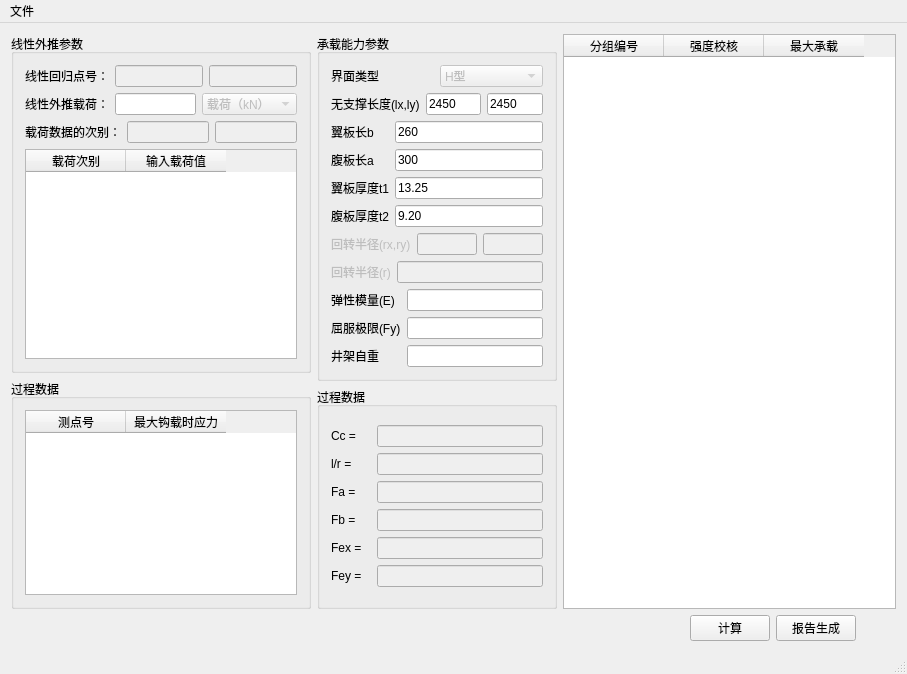
<?xml version="1.0" encoding="UTF-8"?>
<ui version="4.0">
 <class>SDerrickLoadCapacityMainWin</class>
 <widget class="QMainWindow" name="SDerrickLoadCapacityMainWin">
  <property name="geometry">
   <rect>
    <x>0</x>
    <y>0</y>
    <width>907</width>
    <height>674</height>
   </rect>
  </property>
  <property name="windowTitle">
   <string>承载能力分析系统</string>
  </property>
  <widget class="QWidget" name="centralWidget">
   <layout class="QVBoxLayout" name="verticalLayout_7">
    <item>
     <layout class="QHBoxLayout" name="horizontalLayout_8">
      <item>
       <layout class="QVBoxLayout" name="verticalLayout_3">
        <item>
         <widget class="QGroupBox" name="groupBox">
          <property name="maximumSize">
           <size>
            <width>300</width>
            <height>16777215</height>
           </size>
          </property>
          <property name="title">
           <string>线性外推参数</string>
          </property>
          <layout class="QVBoxLayout" name="verticalLayout">
           <item>
            <layout class="QHBoxLayout" name="horizontalLayout">
             <item>
              <widget class="QLabel" name="label">
               <property name="text">
                <string>线性回归点号：</string>
               </property>
              </widget>
             </item>
             <item>
              <widget class="QLineEdit" name="wChannelStartEdit">
               <property name="enabled">
                <bool>false</bool>
               </property>
              </widget>
             </item>
             <item>
              <widget class="QLineEdit" name="wChannelEndEdit">
               <property name="enabled">
                <bool>false</bool>
               </property>
              </widget>
             </item>
            </layout>
           </item>
           <item>
            <layout class="QHBoxLayout" name="horizontalLayout_2">
             <item>
              <widget class="QLabel" name="label_2">
               <property name="text">
                <string>线性外推载荷：</string>
               </property>
              </widget>
             </item>
             <item>
              <widget class="QLineEdit" name="wMaxLoadCapacityEdit"/>
             </item>
             <item>
              <widget class="QComboBox" name="comboBox">
               <property name="enabled">
                <bool>false</bool>
               </property>
               <item>
                <property name="text">
                 <string>载荷（kN）</string>
                </property>
               </item>
               <item>
                <property name="text">
                 <string>压力（MPa）</string>
                </property>
               </item>
              </widget>
             </item>
            </layout>
           </item>
           <item>
            <layout class="QHBoxLayout" name="horizontalLayout_3">
             <item>
              <widget class="QLabel" name="label_3">
               <property name="text">
                <string>载荷数据的次别：</string>
               </property>
              </widget>
             </item>
             <item>
              <widget class="QLineEdit" name="wLoadCapacityIndexStartEdit">
               <property name="enabled">
                <bool>false</bool>
               </property>
              </widget>
             </item>
             <item>
              <widget class="QLineEdit" name="wLoadCapacityIndexEndEdit">
               <property name="enabled">
                <bool>false</bool>
               </property>
              </widget>
             </item>
            </layout>
           </item>
           <item>
            <widget class="QTableWidget" name="tableWidgetLoadVal">
             <property name="minimumSize">
              <size>
               <width>0</width>
               <height>210</height>
              </size>
             </property>
             <column>
              <property name="text">
               <string>载荷次别</string>
              </property>
             </column>
             <column>
              <property name="text">
               <string>输入载荷值</string>
              </property>
             </column>
            </widget>
           </item>
          </layout>
         </widget>
        </item>
        <item>
         <widget class="QGroupBox" name="wMaxLoadStressGroupBox">
          <property name="maximumSize">
           <size>
            <width>300</width>
            <height>16777215</height>
           </size>
          </property>
          <property name="title">
           <string>过程数据</string>
          </property>
          <layout class="QVBoxLayout" name="verticalLayout_2">
           <item>
            <widget class="QTableWidget" name="tableWidgetMaxLoadStress">
             <column>
              <property name="text">
               <string>测点号</string>
              </property>
             </column>
             <column>
              <property name="text">
               <string>最大钩载时应力</string>
              </property>
             </column>
            </widget>
           </item>
          </layout>
         </widget>
        </item>
       </layout>
      </item>
      <item>
       <layout class="QVBoxLayout" name="verticalLayout_6">
        <property name="spacing">
         <number>6</number>
        </property>
        <property name="sizeConstraint">
         <enum>QLayout::SetFixedSize</enum>
        </property>
        <item>
         <widget class="QGroupBox" name="groupBox_2">
          <property name="maximumSize">
           <size>
            <width>240</width>
            <height>16777215</height>
           </size>
          </property>
          <property name="title">
           <string>承载能力参数</string>
          </property>
          <layout class="QVBoxLayout" name="verticalLayout_4">
           <item>
            <layout class="QHBoxLayout" name="horizontalLayout_4">
             <item>
              <widget class="QLabel" name="label_4">
               <property name="text">
                <string>界面类型</string>
               </property>
              </widget>
             </item>
             <item>
              <widget class="QComboBox" name="comboBox_2">
               <property name="enabled">
                <bool>false</bool>
               </property>
               <item>
                <property name="text">
                 <string>H型</string>
                </property>
               </item>
              </widget>
             </item>
            </layout>
           </item>
           <item>
            <layout class="QHBoxLayout" name="horizontalLayout_5">
             <item>
              <widget class="QLabel" name="label_5">
               <property name="text">
                <string>无支撑长度(lx,ly)</string>
               </property>
              </widget>
             </item>
             <item>
              <widget class="QLineEdit" name="wlxEdit">
               <property name="text">
                <string>2450</string>
               </property>
              </widget>
             </item>
             <item>
              <widget class="QLineEdit" name="wlyEdit">
               <property name="text">
                <string>2450</string>
               </property>
              </widget>
             </item>
            </layout>
           </item>
           <item>
            <layout class="QGridLayout" name="gridLayout">
             <item row="0" column="0">
              <widget class="QLabel" name="label_10">
               <property name="text">
                <string>翼板长b</string>
               </property>
              </widget>
             </item>
             <item row="0" column="1">
              <widget class="QLineEdit" name="wWingbEdit">
               <property name="text">
                <string>260</string>
               </property>
              </widget>
             </item>
             <item row="1" column="0">
              <widget class="QLabel" name="label_11">
               <property name="text">
                <string>腹板长a</string>
               </property>
              </widget>
             </item>
             <item row="1" column="1">
              <widget class="QLineEdit" name="wBodyaEdit">
               <property name="text">
                <string>300</string>
               </property>
              </widget>
             </item>
             <item row="2" column="0">
              <widget class="QLabel" name="label_12">
               <property name="text">
                <string>翼板厚度t1</string>
               </property>
              </widget>
             </item>
             <item row="2" column="1">
              <widget class="QLineEdit" name="wWingt1Edit">
               <property name="text">
                <string>13.25</string>
               </property>
              </widget>
             </item>
             <item row="3" column="0">
              <widget class="QLabel" name="label_13">
               <property name="text">
                <string>腹板厚度t2</string>
               </property>
              </widget>
             </item>
             <item row="3" column="1">
              <widget class="QLineEdit" name="wBodyt2Edit">
               <property name="text">
                <string>9.20</string>
               </property>
              </widget>
             </item>
            </layout>
           </item>
           <item>
            <layout class="QHBoxLayout" name="horizontalLayout_6">
             <item>
              <widget class="QLabel" name="label_6">
               <property name="enabled">
                <bool>false</bool>
               </property>
               <property name="text">
                <string>回转半径(rx,ry)</string>
               </property>
              </widget>
             </item>
             <item>
              <widget class="QLineEdit" name="wrxEdit">
               <property name="enabled">
                <bool>false</bool>
               </property>
              </widget>
             </item>
             <item>
              <widget class="QLineEdit" name="wryEdit">
               <property name="enabled">
                <bool>false</bool>
               </property>
              </widget>
             </item>
            </layout>
           </item>
           <item>
            <layout class="QHBoxLayout" name="horizontalLayout_7">
             <item>
              <widget class="QLabel" name="label_7">
               <property name="enabled">
                <bool>false</bool>
               </property>
               <property name="text">
                <string>回转半径(r)</string>
               </property>
              </widget>
             </item>
             <item>
              <widget class="QLineEdit" name="wrEdit">
               <property name="enabled">
                <bool>false</bool>
               </property>
              </widget>
             </item>
            </layout>
           </item>
           <item>
            <layout class="QGridLayout" name="gridLayout_2">
             <item row="0" column="0">
              <widget class="QLabel" name="label_8">
               <property name="text">
                <string>弹性模量(E)</string>
               </property>
              </widget>
             </item>
             <item row="0" column="1">
              <widget class="QLineEdit" name="wEedit"/>
             </item>
             <item row="1" column="0">
              <widget class="QLabel" name="label_9">
               <property name="text">
                <string>屈服极限(Fy)</string>
               </property>
              </widget>
             </item>
             <item row="1" column="1">
              <widget class="QLineEdit" name="wFyEdit"/>
             </item>
             <item row="2" column="0">
              <widget class="QLabel" name="label_14">
               <property name="text">
                <string>井架自重</string>
               </property>
              </widget>
             </item>
             <item row="2" column="1">
              <widget class="QLineEdit" name="wDerrickWeightEdit"/>
             </item>
            </layout>
           </item>
          </layout>
         </widget>
        </item>
        <item>
         <widget class="QGroupBox" name="groupBox_3">
          <property name="maximumSize">
           <size>
            <width>240</width>
            <height>16777215</height>
           </size>
          </property>
          <property name="title">
           <string>过程数据</string>
          </property>
          <layout class="QVBoxLayout" name="verticalLayout_5">
           <item>
            <layout class="QGridLayout" name="gridLayout_3">
             <item row="0" column="0">
              <widget class="QLabel" name="label_15">
               <property name="maximumSize">
                <size>
                 <width>40</width>
                 <height>16777215</height>
                </size>
               </property>
               <property name="text">
                <string>Cc =</string>
               </property>
              </widget>
             </item>
             <item row="5" column="0">
              <widget class="QLabel" name="label_19">
               <property name="text">
                <string>Fex =</string>
               </property>
              </widget>
             </item>
             <item row="0" column="1" colspan="2">
              <widget class="QLineEdit" name="wCcEdit">
               <property name="enabled">
                <bool>false</bool>
               </property>
              </widget>
             </item>
             <item row="4" column="1" colspan="2">
              <widget class="QLineEdit" name="wFbEdit">
               <property name="enabled">
                <bool>false</bool>
               </property>
              </widget>
             </item>
             <item row="4" column="0">
              <widget class="QLabel" name="label_18">
               <property name="text">
                <string>Fb =</string>
               </property>
              </widget>
             </item>
             <item row="7" column="1" colspan="2">
              <widget class="QLineEdit" name="wFeyEdit">
               <property name="enabled">
                <bool>false</bool>
               </property>
              </widget>
             </item>
             <item row="7" column="0">
              <widget class="QLabel" name="label_20">
               <property name="text">
                <string>Fey =</string>
               </property>
              </widget>
             </item>
             <item row="5" column="1" colspan="2">
              <widget class="QLineEdit" name="wFexEdit">
               <property name="enabled">
                <bool>false</bool>
               </property>
              </widget>
             </item>
             <item row="2" column="0">
              <widget class="QLabel" name="label_16">
               <property name="text">
                <string>l/r =</string>
               </property>
              </widget>
             </item>
             <item row="2" column="1" colspan="2">
              <widget class="QLineEdit" name="wldividerEdit">
               <property name="enabled">
                <bool>false</bool>
               </property>
              </widget>
             </item>
             <item row="3" column="0">
              <widget class="QLabel" name="label_17">
               <property name="text">
                <string>Fa =</string>
               </property>
              </widget>
             </item>
             <item row="3" column="1" colspan="2">
              <widget class="QLineEdit" name="wFaEdit">
               <property name="enabled">
                <bool>false</bool>
               </property>
              </widget>
             </item>
            </layout>
           </item>
          </layout>
         </widget>
        </item>
       </layout>
      </item>
      <item>
       <widget class="QTableWidget" name="tableWidgetMaxLoadCapacity">
        <property name="maximumSize">
         <size>
          <width>16777215</width>
          <height>16777215</height>
         </size>
        </property>
        <column>
         <property name="text">
          <string>分组编号</string>
         </property>
        </column>
        <column>
         <property name="text">
          <string>强度校核</string>
         </property>
        </column>
        <column>
         <property name="text">
          <string>最大承载</string>
         </property>
        </column>
       </widget>
      </item>
     </layout>
    </item>
    <item>
     <layout class="QHBoxLayout" name="horizontalLayout_9">
      <item>
       <spacer name="horizontalSpacer">
        <property name="orientation">
         <enum>Qt::Horizontal</enum>
        </property>
        <property name="sizeHint" stdset="0">
         <size>
          <width>40</width>
          <height>20</height>
         </size>
        </property>
       </spacer>
      </item>
      <item>
       <widget class="QPushButton" name="wComputeButton">
        <property name="text">
         <string>计算</string>
        </property>
       </widget>
      </item>
      <item>
       <widget class="QPushButton" name="pushButton_printOut">
        <property name="text">
         <string>报告生成</string>
        </property>
       </widget>
      </item>
      <item>
       <spacer name="horizontalSpacer_2">
        <property name="orientation">
         <enum>Qt::Horizontal</enum>
        </property>
        <property name="sizeType">
         <enum>QSizePolicy::Fixed</enum>
        </property>
        <property name="sizeHint" stdset="0">
         <size>
          <width>40</width>
          <height>20</height>
         </size>
        </property>
       </spacer>
      </item>
     </layout>
    </item>
   </layout>
  </widget>
  <widget class="QMenuBar" name="menuBar">
   <property name="geometry">
    <rect>
     <x>0</x>
     <y>0</y>
     <width>907</width>
     <height>26</height>
    </rect>
   </property>
   <widget class="QMenu" name="w">
    <property name="title">
     <string>文件</string>
    </property>
    <addaction name="actionOpenOriFile"/>
    <addaction name="actionExit"/>
   </widget>
   <addaction name="w"/>
  </widget>
  <widget class="QStatusBar" name="statusBar"/>
  <action name="actionOpenOriFile">
   <property name="text">
    <string>打开原始数据文件</string>
   </property>
  </action>
  <action name="actionExitAnalysis">
   <property name="text">
    <string>关闭原始数据</string>
   </property>
  </action>
  <action name="actionExit">
   <property name="text">
    <string>退出程序</string>
   </property>
  </action>
  <action name="action_export_word">
   <property name="text">
    <string>导出word报表</string>
   </property>
  </action>
 </widget>
 <layoutdefault spacing="6" margin="11"/>
 <resources/>
 <connections/>
</ui>
